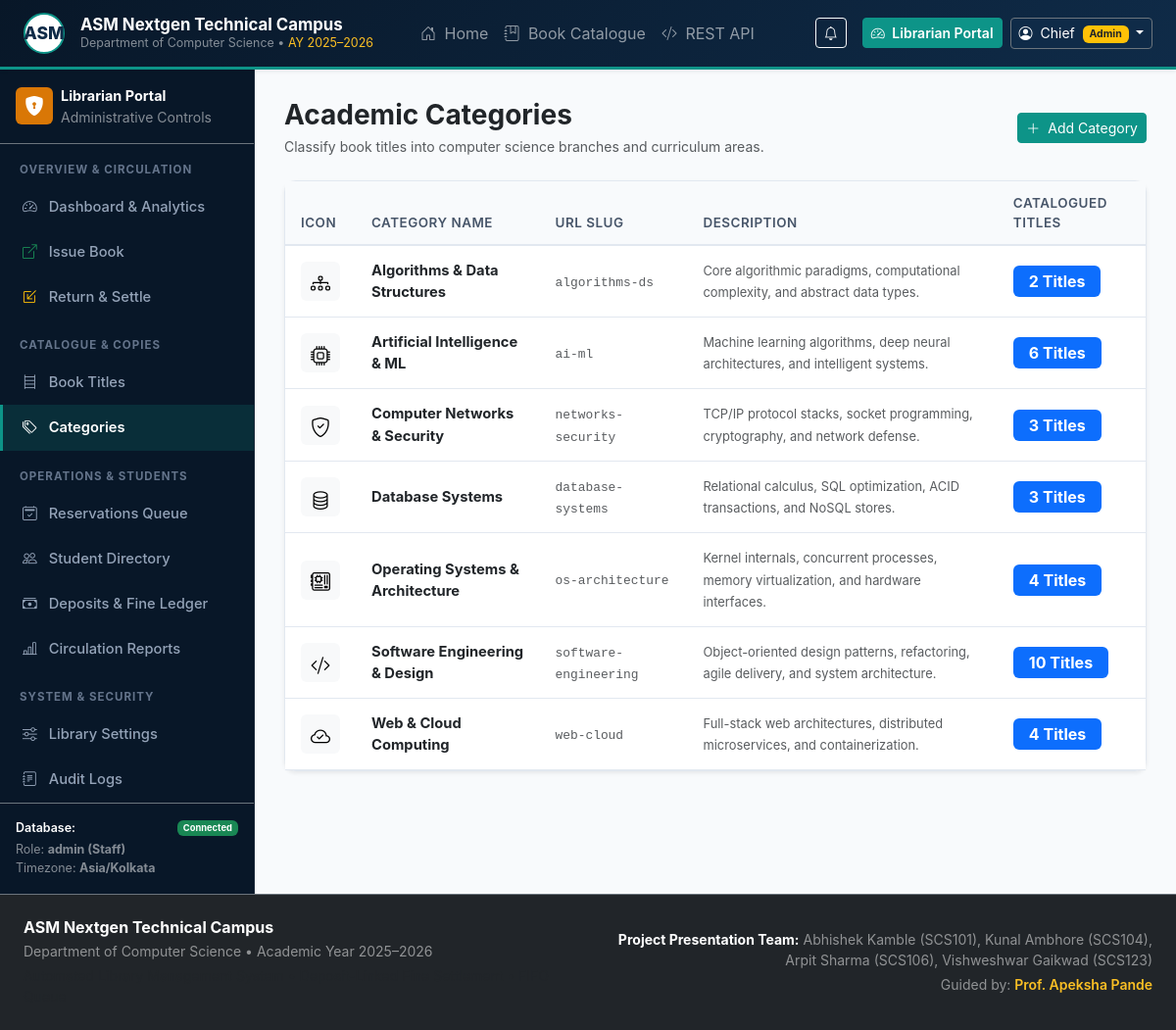
/librarian/categories/ (signed in), run on the app's committed database.
### library/models.py (models this page shows, shortened)
class LibrarySettings(models.Model):
    institution_name = models.CharField(max_length=200, default="ASM Nextgen Technical Campus")
    department_name = models.CharField(max_length=200, default="Department of Computer Science")
    academic_year = models.CharField(max_length=50, default="2025–2026")
    loan_period_days = models.PositiveIntegerField(
        default=14,
        help_text="Standard loan duration in calendar days"
    )
    daily_fine_rate = models.DecimalField(
        max_digits=8,
        decimal_places=2,
        default=Decimal("5.00"),
        help_text="Daily overdue penalty in INR (₹)"
    )
    deposit_per_loan = models.DecimalField(
        max_digits=10,
        decimal_places=2,
        default=Decimal("500.00"),
        help_text="Refundable security deposit required per borrowed copy in INR (₹)"
    )
    max_active_loans = models.PositiveIntegerField(
        default=3,
        help_text="Maximum concurrent active loans per student"
    )
    reservation_pickup_hours = models.PositiveIntegerField(
        default=48,
        help_text="Pickup hold period once copy becomes ready for pickup"
    )
    allow_student_registration = models.BooleanField(
        default=True,
        help_text="Allow students to register self-service accounts"
    )
    allow_reserving_available_books = models.BooleanField(
        default=False,
        help_text="Allow reserving titles that currently have available copies on shelf"
    )
    updated_at = models.DateTimeField(auto_now=True)
    @classmethod
    def get_settings(cls):
        obj, _ = cls.objects.get_or_create(pk=1)
        return obj
    class Meta:
        verbose_name = "Library Settings"
        verbose_name_plural = "Library Settings"

class Category(models.Model):
    name = models.CharField(max_length=120, unique=True)
    slug = models.SlugField(max_length=140, unique=True)
    description = models.TextField(blank=True)
    icon = models.CharField(max_length=60, default="bi-journal-code", help_text="Bootstrap Icons class name")
    created_at = models.DateTimeField(auto_now_add=True)
    class Meta:
        verbose_name_plural = "Categories"
        ordering = ['name']

### library/views.py (the view)
    def wrapper(request, *args, **kwargs):
        if not request.user.is_authenticated:
            return redirect('login')
        if not (request.user.is_staff or request.user.is_superuser):
            messages.error(request, "Access restricted to Library Staff and Administrators.")
            return redirect('student_dashboard')
        return view_func(request, *args, **kwargs)

### templates/librarian/category_list.html (shortened to what this page needs)
{% extends 'librarian/base_librarian.html' %}
{% block librarian_content %}
<div class="d-flex justify-content-between align-items-center mb-4 flex-wrap gap-2">
  <div>
    <h3 class="fw-bold text-dark mb-1">Academic Categories</h3>
    <p class="text-muted small mb-0">Classify book titles into computer science branches and curriculum areas.</p>
  </div>
  <button class="btn btn-teal btn-sm" data-bs-toggle="modal" data-bs-target="#addCategoryModal">
    <i class="bi bi-plus-lg me-1"></i> Add Category
  </button>
</div>
<div class="row g-4">
  <div class="col-12">
    <div class="card card-academic shadow-sm">
      <div class="table-responsive">
        <table class="table table-academic mb-0">
          <thead>
            <tr>
              <th>Icon</th>
              <th>Category Name</th>
              <th>URL Slug</th>
              <th>Description</th>
              <th>Catalogued Titles</th>
            </tr>
          </thead>
          <tbody>
            {% for cat in categories %}
              <tr>
                <td>
                  <div class="rounded p-2 text-center text-teal bg-light" style="width: 40px; height: 40px;">
                    <i class="bi {{ cat.icon }} fs-5"></i>
                  </div>
                </td>
                <td><strong class="text-dark">{{ cat.name }}</strong></td>
                <td><code class="text-muted">{{ cat.slug }}</code></td>
                <td><span class="text-muted small">{{ cat.description|default:"-" }}</span></td>
                <td>
                  <span class="badge bg-primary px-3 py-2 fs-6">{{ cat.book_count }} Titles</span>
                </td>
              </tr>
            {% empty %}
              <tr>
                <td colspan="5" class="text-center text-muted py-5">No categories found.</td>
              </tr>
            {% endfor %}
          </tbody>
        </table>
      </div>
    </div>
  </div>
</div>
{% endblock %}

### templates/librarian/base_librarian.html (shortened to what this page needs)
{% extends 'base.html' %}
{% block content_wrapper %}
<div class="dashboard-wrapper">
  <aside class="dashboard-sidebar no-print">
    <div class="p-3 border-bottom border-secondary d-flex align-items-center gap-2">
      <div class="rounded p-2 d-flex align-items-center justify-content-center" style="width: 38px; height: 38px; background-color: var(--gold-accent); color: #ffffff;">
        <i class="bi bi-shield-lock-fill fs-5"></i>
      </div>
      <div>
        <div class="fw-bold text-white" style="font-size: 0.9rem;">Librarian Portal</div>
        <div class="text-white-50 small">Administrative Controls</div>
      </div>
    </div>
    <div class="nav-section-title">Overview & Circulation</div>
    <ul class="nav flex-column mb-auto">
      <li class="nav-item">
        <a class="nav-link {% if request.resolver_match.url_name == 'librarian_dashboard' %}active{% endif %}" href="{% url 'librarian_dashboard' %}">
          <i class="bi bi-speedometer2"></i> Dashboard & Analytics
        </a>
      </li>
      <li class="nav-item">
        <a class="nav-link {% if request.resolver_match.url_name == 'admin_issue_book' %}active{% endif %}" href="{% url 'admin_issue_book' %}">
          <i class="bi bi-box-arrow-up-right text-success"></i> Issue Book
        </a>
      </li>
      <li class="nav-item">
        <a class="nav-link {% if request.resolver_match.url_name == 'admin_return_book' %}active{% endif %}" href="{% url 'admin_return_book' %}">
          <i class="bi bi-box-arrow-in-down-left text-warning"></i> Return & Settle
        </a>
      </li>
      <div class="nav-section-title">Catalogue & Copies</div>
      <li class="nav-item">
        <a class="nav-link " href="{% url 'admin_books' %}">
          <i class="bi bi-bookshelf"></i> Book Titles
        </a>
      </li>
      <li class="nav-item">
        <a class="nav-link {% if request.resolver_match.url_name == 'admin_categories' %}active{% endif %}" href="{% url 'admin_categories' %}">
          <i class="bi bi-tags"></i> Categories
        </a>
      </li>
      <div class="nav-section-title">Operations & Students</div>
      <li class="nav-item">
        <a class="nav-link {% if request.resolver_match.url_name == 'admin_reservations' %}active{% endif %}" href="{% url 'admin_reservations' %}">
          <i class="bi bi-calendar2-check"></i> Reservations Queue
        </a>
      </li>
      <li class="nav-item">
        <a class="nav-link {% if request.resolver_match.url_name == 'admin_students' or request.resolver_match.url_name == 'admin_student_detail' %}active{% endif %}" href="{% url 'admin_students' %}">
          <i class="bi bi-people"></i> Student Directory
        </a>
      </li>
      <li class="nav-item">
        <a class="nav-link {% if request.resolver_match.url_name == 'admin_financial_ledger' %}active{% endif %}" href="{% url 'admin_financial_ledger' %}">
          <i class="bi bi-cash-stack"></i> Deposits & Fine Ledger
        </a>
      </li>
      <li class="nav-item">
        <a class="nav-link {% if request.resolver_match.url_name == 'admin_reports' %}active{% endif %}" href="{% url 'admin_reports' %}">
          <i class="bi bi-bar-chart-line"></i> Circulation Reports
        </a>
      </li>
      <div class="nav-section-title">System & Security</div>
      <li class="nav-item">
        <a class="nav-link {% if request.resolver_match.url_name == 'admin_settings' %}active{% endif %}" href="{% url 'admin_settings' %}">
          <i class="bi bi-sliders"></i> Library Settings
        </a>
      </li>
      <li class="nav-item">
        <a class="nav-link {% if request.resolver_match.url_name == 'admin_audit_logs' %}active{% endif %}" href="{% url 'admin_audit_logs' %}">
          <i class="bi bi-journal-text"></i> Audit Logs
        </a>
      </li>
    </ul>
    <div class="p-3 mt-auto border-top border-secondary text-white-50" style="font-size: 0.78rem;">
      <div class="d-flex align-items-center justify-content-between mb-1">
        <span class="text-white fw-semibold">Database:</span>
        <span class="badge bg-success">Connected</span>
      </div>
      <div>Role: <strong>{{ user.username }} (Staff)</strong></div>
      <div>Timezone: <strong>Asia/Kolkata</strong></div>
    </div>
  </aside>
  <main class="dashboard-content">
    {% block librarian_content %}{% endblock %}
  </main>
</div>
{% endblock %}

### templates/base.html (shortened to what this page needs)
{% load static %}
<!DOCTYPE html>
<html lang="en">
<head>
  <link href="https://cdn.jsdelivr.net/npm/bootstrap@5.3.3/dist/css/bootstrap.min.css" rel="stylesheet">
  <link rel="stylesheet" href="https://cdn.jsdelivr.net/npm/bootstrap-icons@1.11.3/font/bootstrap-icons.min.css">
  <link rel="stylesheet" href="{% static 'css/custom.css' %}">
</head>
<body>
  <nav class="navbar navbar-expand-lg navbar-dark navbar-custom py-2 sticky-top shadow-sm">
    <div class="container-fluid px-lg-4">
      <a class="navbar-brand d-flex align-items-center gap-3" href="{% url 'home' %}">
        <div class="d-flex align-items-center justify-content-center bg-white text-primary rounded-circle" style="width: 42px; height: 42px; font-weight: 800; font-size: 1.1rem; color: #0f2b48 !important; border: 2px solid #0d9488;">
          ASM
        </div>
        <div>
          <div class="fw-bold tracking-tight text-white mb-0" style="font-size: 1.05rem; line-height: 1.2;">
            {{ INSTITUTION_NAME }}
          </div>
          <div class="text-white-50" style="font-size: 0.78rem;">
            {{ DEPARTMENT_NAME }} &bull; <span class="accent-gold-text">AY {{ ACADEMIC_YEAR }}</span>
          </div>
        </div>
      </a>
      <div class="collapse navbar-collapse" id="navbarMain">
        <ul class="navbar-nav me-auto mb-2 mb-lg-0 ms-lg-4">
          <li class="nav-item">
            <a class="nav-link {% if request.resolver_match.url_name == 'home' %}active fw-semibold{% endif %}" href="{% url 'home' %}">
              <i class="bi bi-house-door me-1"></i> Home
            </a>
          </li>
          <li class="nav-item">
            <a class="nav-link {% if request.resolver_match.url_name == 'catalogue' %}active fw-semibold{% endif %}" href="{% url 'catalogue' %}">
              <i class="bi bi-journal-bookmark me-1"></i> Book Catalogue
            </a>
          </li>
          <li class="nav-item">
            <a class="nav-link {% if request.resolver_match.url_name == 'api_docs' %}active fw-semibold{% endif %}" href="{% url 'api_docs' %}">
              <i class="bi bi-code-slash me-1"></i> REST API
            </a>
          </li>
        </ul>
        <div class="d-flex align-items-center gap-2">
          {% if user.is_authenticated %}
            <a href="{% if is_librarian %}{% url 'librarian_dashboard' %}{% else %}{% url 'student_notifications' %}{% endif %}" class="btn btn-outline-light position-relative btn-sm me-2" title="Notifications">
              <i class="bi bi-bell"></i>
            </a>
            <a href="{% url 'dashboard_redirect' %}" class="btn btn-teal btn-sm fw-semibold">
              {% if is_librarian %}
                <i class="bi bi-speedometer2 me-1"></i> Librarian Portal
              {% else %}
                <i class="bi bi-mortarboard me-1"></i> Student Portal
              {% endif %}
            </a>
            <div class="dropdown">
              <button class="btn btn-navy border-secondary text-white dropdown-toggle btn-sm" type="button" data-bs-toggle="dropdown">
                <i class="bi bi-person-circle me-1"></i>
                {{ user.first_name|default:user.username }}
                {% if student_profile %}
                  <span class="badge bg-secondary ms-1">{{ student_profile.roll_number }}</span>
                {% elif is_librarian %}
                  <span class="badge bg-warning text-dark ms-1">Admin</span>
                {% endif %}
              </button>
            </div>
          {% endif %}
        </div>
      </div>
    </div>
  </nav>
  {% block content_wrapper %}{% endblock %}
  <footer class="bg-dark text-white-50 py-4 mt-auto border-top border-secondary no-print">
    <div class="container-fluid px-lg-4">
      <div class="row gy-3 align-items-center">
        <div class="col-md-6">
          <h6 class="text-white mb-1 fw-bold">{{ INSTITUTION_NAME }}</h6>
          <p class="small mb-1">{{ DEPARTMENT_NAME }} &bull; Academic Year {{ ACADEMIC_YEAR }}</p>
          <p class="small mb-0 text-muted">
          </p>
        </div>
        <div class="col-md-6 text-md-end">
          <div class="small text-white-50 mb-1">
            <strong class="text-white">Project Presentation Team:</strong> Abhishek Kamble (SCS101), Kunal Ambhore (SCS104), Arpit Sharma (SCS106), Vishweshwar Gaikwad (SCS123)
          </div>
          <div class="small">
            Guided by: <span class="accent-gold-text fw-semibold">Prof. Apeksha Pande</span>
          </div>
        </div>
      </div>
    </div>
  </footer>
</body>
</html>

### data on the page
LibrarySettings: institution_name "ASM Nextgen Technical Campus", department_name "Department of Computer Science"
Category: name "Algorithms & Data Structures", slug "algorithms-ds", description "Core algorithmic paradigms, computational complexity, and abstract data types.", book_count "2"
Category: name "Artificial Intelligence & ML", slug "ai-ml", description "Machine learning algorithms, deep neural architectures, and intelligent systems.", book_count "6"
Category: name "Computer Networks & Security", slug "networks-security", description "TCP/IP protocol stacks, socket programming, cryptography, and network defense.", book_count "3"
Category: name "Database Systems", slug "database-systems", description "Relational calculus, SQL optimization, ACID transactions, and NoSQL stores.", book_count "3"
Category: name "Operating Systems & Architecture", slug "os-architecture", description "Kernel internals, concurrent processes, memory virtualization, and hardware interfaces.", book_count "4"
Category: name "Software Engineering & Design", slug "software-engineering", description "Object-oriented design patterns, refactoring, agile delivery, and system architecture.", book_count "10"
Category: name "Web & Cloud Computing", slug "web-cloud", description "Full-stack web architectures, distributed microservices, and containerization.", book_count "4"

### other printed values
{{ ACADEMIC_YEAR }} "2025–2026"
{{ user.first_name|default:user.username }} "Chief"
{{ user.username }} "admin"
